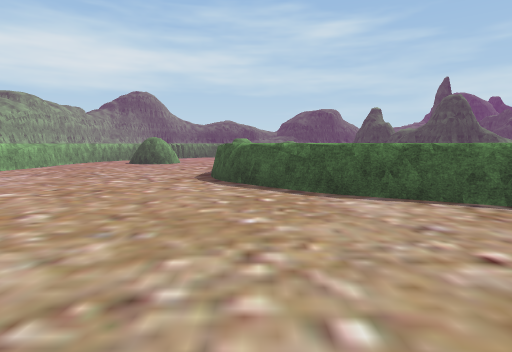
[1] (above)

22 first-person views from a walk through a 3-D level made in the Unity game engine. The camera is 1.5 m above the floor, tilts 6° down and sees 80° across. The floor is counted in squares, 2 m on a side. Each view is taken from the middle of a square. On the plan, view 1 faces up. The plan holds only what a view shows up to about 10 squares ahead; the rest is blank. The place goes on beyond the plan. The player character is not drawn. Some surface patterns are stand-ins.

[2]
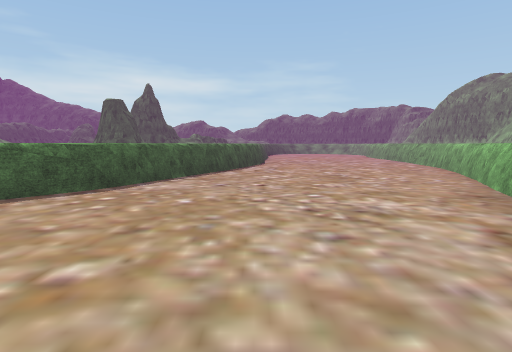

[3]
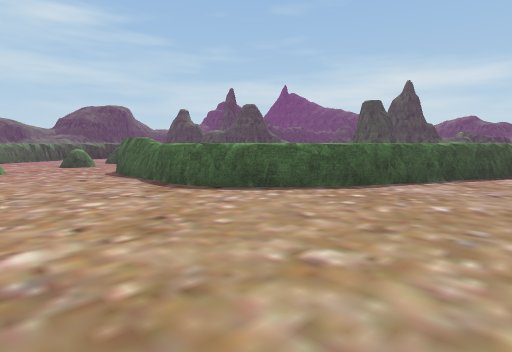

[4]
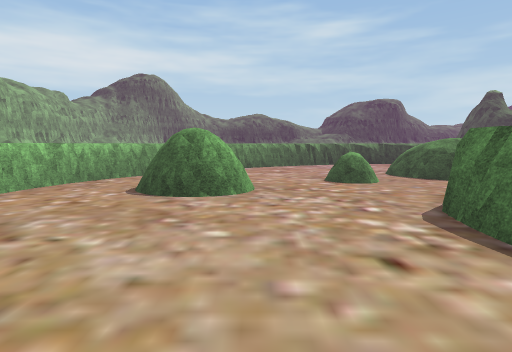

[5]
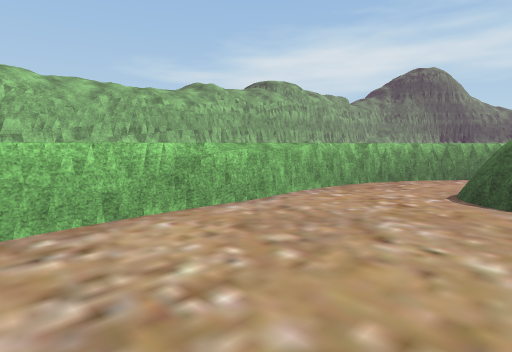

[6]
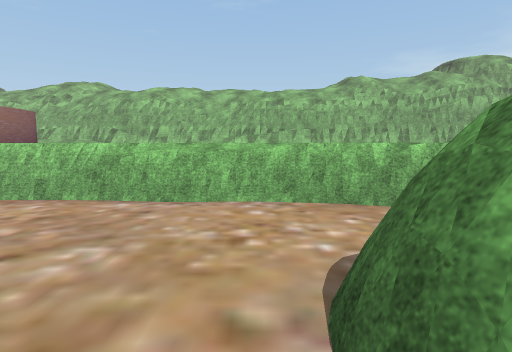

[7]
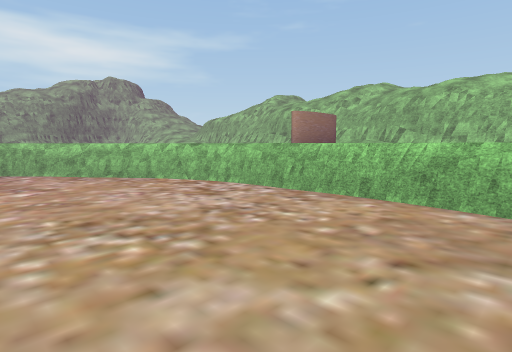

[8]
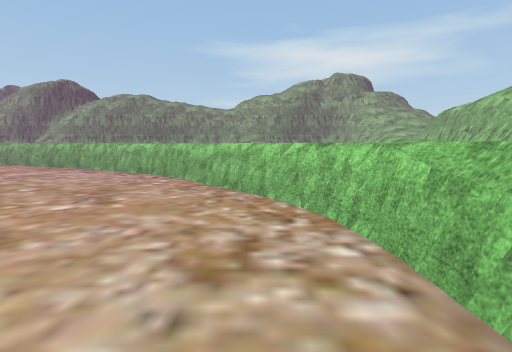

[9]
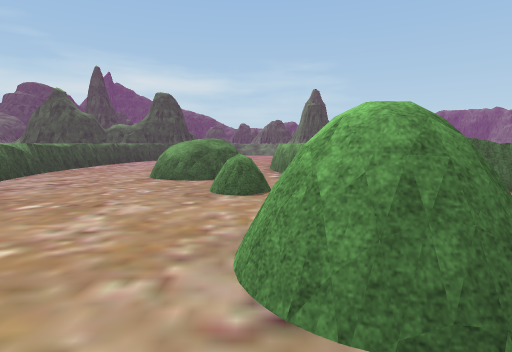

[10]
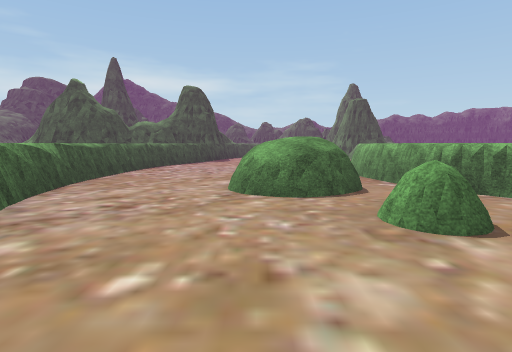

[11]
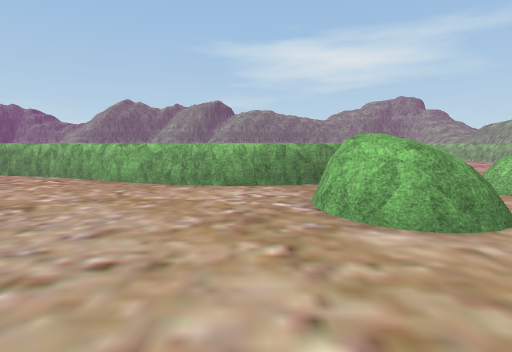

[12]
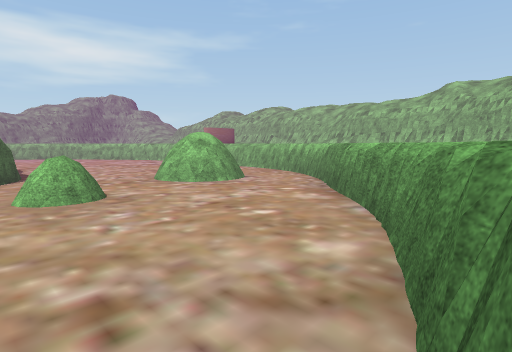

[13]
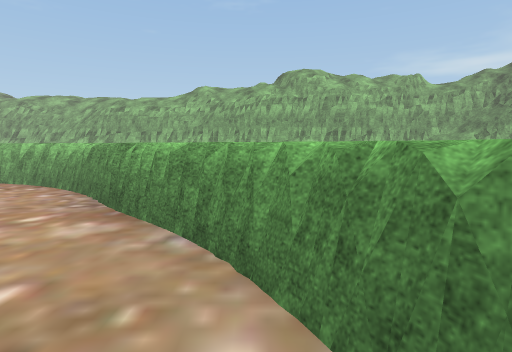

[14]
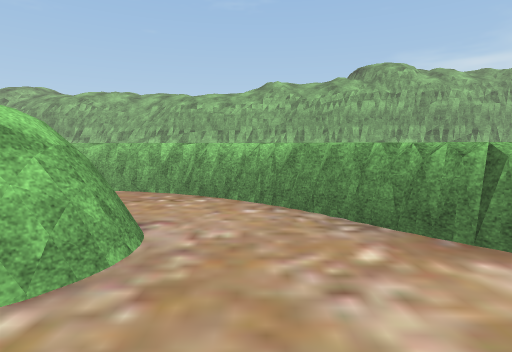

[15]
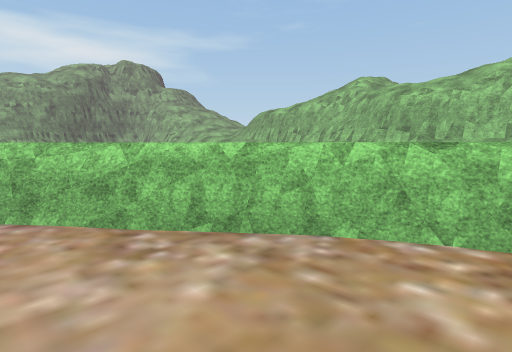

[16]
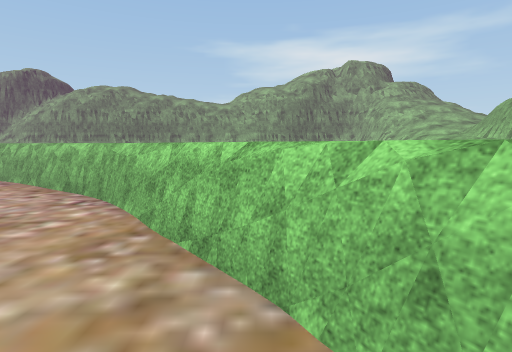

[17]
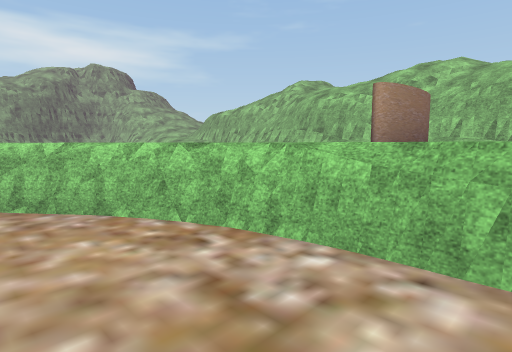

[18]
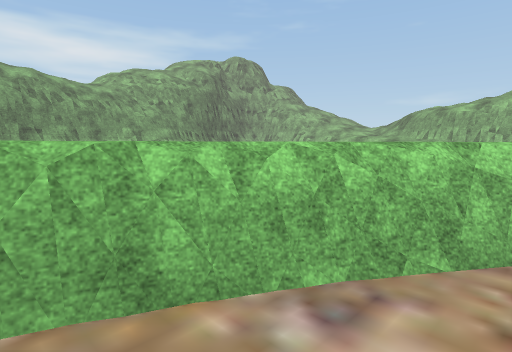

[19]
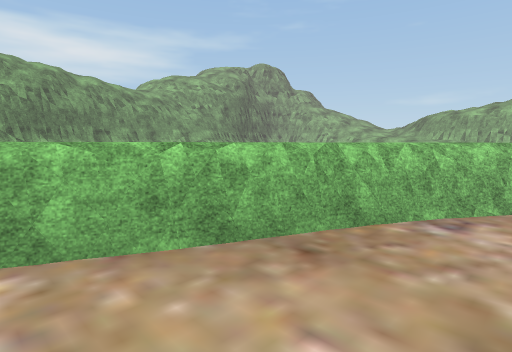

[20]
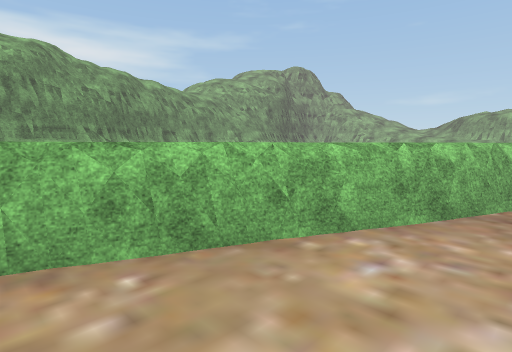

[21]
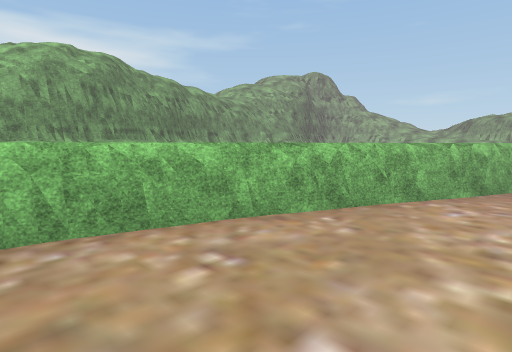

[22]
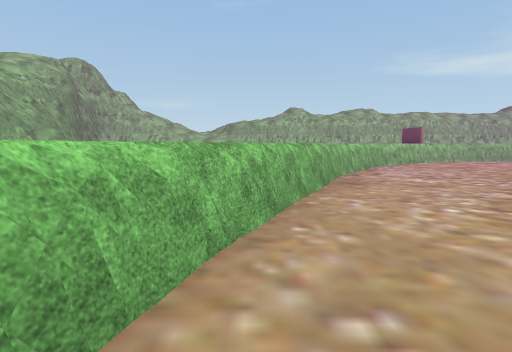

### Floor plan
Key: @ floor where view 1 was taken; # wall or solid block; . main floor; : floor 1.5 m higher than the main floor; / step, stairs or slope; = window, fence, low wall or low ledge; ^ raised ledge; v drop or lower ground.
Columns run from 15 left of view 1 to 6 right of it. Each row starts with its distance up from view 1.
 25     ##
 24     /:
 23
 22    #
 21    #
 20    #
 19   ##           :::/:::
 18   ##        ::#/...../
 17   /v       :#/........
 16   /#      :#..........
 15   #/     :#.....^#....
 14   #:    :#......##....
 13   #     /..#..^./.....
 12  /#     #..#...==/:/#/
 11 //#     v.....==:
 10 //#:    v.....v:
  9 //#:    v.....v:
  8 //#     v.....v
  7  /#     v.....#
  6 //#:    v....../
  5 //#:##  #.......#:
  4 //#:    :/......./=:
  3 //#:     #........./#
  2  /#      :#........../
  1  /#:      :#..........
  0  /#:       :#..@......
 -1   #          /#.......
 -2   #           :/#.....
 -3   /:            :/#/..
 -4   #/               :/#
 -5   //
 -6
 -7
 -8
 -9
-10                  ::::
-11            #::#######
-12            ####

Where each view was taken, in squares from view 1:
view 1: 0 up, 0 right, facing up
view 2: 2 up, 4 left, facing right
view 3: 2 up, 4 left, facing up-right
view 4: 7 up, 3 left, facing up
view 5: 7 up, 4 left, facing up-left
view 6: 11 up, 3 left, facing left
view 7: 10 up, 3 left, facing down-left
view 8: 8 up, 6 left, facing down
view 9: 13 up, 6 left, facing right
view 10: 15 up, 4 left, facing right
view 11: 18 up, 3 right, facing down
view 12: 18 up, 0 right, facing down-left
view 13: 17 up, 1 left, facing left
view 14: 14 up, 2 left, facing left
view 15: 5 up, 4 left, facing down-left
view 16: 5 up, 6 left, facing down
view 17: 7 up, 5 left, facing down-left
view 18: 0 up, 0 right, facing down-left
view 19: 0 up, 2 right, facing down-left
view 20: 1 down, 4 right, facing down-left
view 21: 1 down, 6 right, facing down-left
view 22: 3 down, 6 right, facing left
